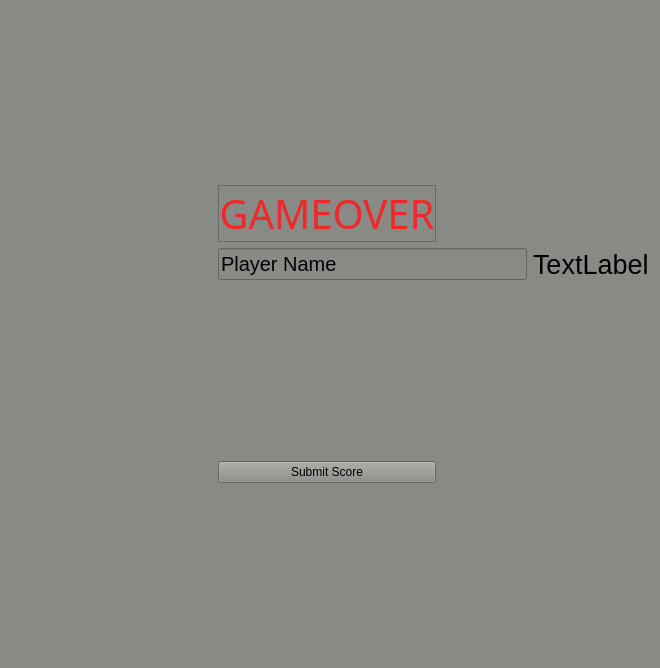
<?xml version="1.0" encoding="UTF-8"?>
<ui version="4.0">
 <class>gameover</class>
 <widget class="QWidget" name="gameover">
  <property name="geometry">
   <rect>
    <x>0</x>
    <y>0</y>
    <width>660</width>
    <height>668</height>
   </rect>
  </property>
  <property name="windowTitle">
   <string>Form</string>
  </property>
  <property name="styleSheet">
   <string notr="true">background-color:rgb(136, 138, 133)</string>
  </property>
  <layout class="QGridLayout" name="gridLayout">
   <item row="8" column="2">
    <spacer name="verticalSpacer_2">
     <property name="orientation">
      <enum>Qt::Vertical</enum>
     </property>
     <property name="sizeHint" stdset="0">
      <size>
       <width>20</width>
       <height>143</height>
      </size>
     </property>
    </spacer>
   </item>
   <item row="7" column="1" colspan="2">
    <widget class="QPushButton" name="submitScore">
     <property name="text">
      <string>Submit Score</string>
     </property>
    </widget>
   </item>
   <item row="4" column="1">
    <spacer name="verticalSpacer_3">
     <property name="orientation">
      <enum>Qt::Vertical</enum>
     </property>
     <property name="sizeHint" stdset="0">
      <size>
       <width>20</width>
       <height>143</height>
      </size>
     </property>
    </spacer>
   </item>
   <item row="1" column="3">
    <spacer name="horizontalSpacer_2">
     <property name="orientation">
      <enum>Qt::Horizontal</enum>
     </property>
     <property name="sizeHint" stdset="0">
      <size>
       <width>195</width>
       <height>20</height>
      </size>
     </property>
    </spacer>
   </item>
   <item row="0" column="1">
    <spacer name="verticalSpacer">
     <property name="orientation">
      <enum>Qt::Vertical</enum>
     </property>
     <property name="sizeHint" stdset="0">
      <size>
       <width>20</width>
       <height>143</height>
      </size>
     </property>
    </spacer>
   </item>
   <item row="1" column="0">
    <spacer name="horizontalSpacer">
     <property name="orientation">
      <enum>Qt::Horizontal</enum>
     </property>
     <property name="sizeHint" stdset="0">
      <size>
       <width>195</width>
       <height>20</height>
      </size>
     </property>
    </spacer>
   </item>
   <item row="1" column="1" colspan="2">
    <widget class="QLabel" name="label">
     <property name="font">
      <font>
       <family>Khmer OS</family>
       <pointsize>30</pointsize>
      </font>
     </property>
     <property name="styleSheet">
      <string notr="true">color:rgb(239, 41, 41)</string>
     </property>
     <property name="frameShape">
      <enum>QFrame::StyledPanel</enum>
     </property>
     <property name="frameShadow">
      <enum>QFrame::Raised</enum>
     </property>
     <property name="text">
      <string>GAMEOVER</string>
     </property>
     <property name="alignment">
      <set>Qt::AlignCenter</set>
     </property>
    </widget>
   </item>
   <item row="2" column="1" rowspan="2" colspan="3">
    <layout class="QHBoxLayout" name="horizontalLayout">
     <property name="topMargin">
      <number>0</number>
     </property>
     <item>
      <widget class="QLineEdit" name="pName">
       <property name="palette">
        <palette>
         <active>
          <colorrole role="Button">
           <brush brushstyle="SolidPattern">
            <color alpha="255">
             <red>136</red>
             <green>138</green>
             <blue>133</blue>
            </color>
           </brush>
          </colorrole>
          <colorrole role="Base">
           <brush brushstyle="SolidPattern">
            <color alpha="255">
             <red>136</red>
             <green>138</green>
             <blue>133</blue>
            </color>
           </brush>
          </colorrole>
          <colorrole role="Window">
           <brush brushstyle="SolidPattern">
            <color alpha="255">
             <red>136</red>
             <green>138</green>
             <blue>133</blue>
            </color>
           </brush>
          </colorrole>
         </active>
         <inactive>
          <colorrole role="Button">
           <brush brushstyle="SolidPattern">
            <color alpha="255">
             <red>136</red>
             <green>138</green>
             <blue>133</blue>
            </color>
           </brush>
          </colorrole>
          <colorrole role="Base">
           <brush brushstyle="SolidPattern">
            <color alpha="255">
             <red>136</red>
             <green>138</green>
             <blue>133</blue>
            </color>
           </brush>
          </colorrole>
          <colorrole role="Window">
           <brush brushstyle="SolidPattern">
            <color alpha="255">
             <red>136</red>
             <green>138</green>
             <blue>133</blue>
            </color>
           </brush>
          </colorrole>
         </inactive>
         <disabled>
          <colorrole role="Button">
           <brush brushstyle="SolidPattern">
            <color alpha="255">
             <red>136</red>
             <green>138</green>
             <blue>133</blue>
            </color>
           </brush>
          </colorrole>
          <colorrole role="Base">
           <brush brushstyle="SolidPattern">
            <color alpha="255">
             <red>136</red>
             <green>138</green>
             <blue>133</blue>
            </color>
           </brush>
          </colorrole>
          <colorrole role="Window">
           <brush brushstyle="SolidPattern">
            <color alpha="255">
             <red>136</red>
             <green>138</green>
             <blue>133</blue>
            </color>
           </brush>
          </colorrole>
         </disabled>
        </palette>
       </property>
       <property name="font">
        <font>
         <pointsize>15</pointsize>
        </font>
       </property>
       <property name="text">
        <string>Player Name</string>
       </property>
      </widget>
     </item>
     <item>
      <widget class="QLabel" name="score">
       <property name="font">
        <font>
         <pointsize>20</pointsize>
        </font>
       </property>
       <property name="text">
        <string>TextLabel</string>
       </property>
      </widget>
     </item>
    </layout>
   </item>
  </layout>
 </widget>
 <resources/>
 <connections/>
</ui>
